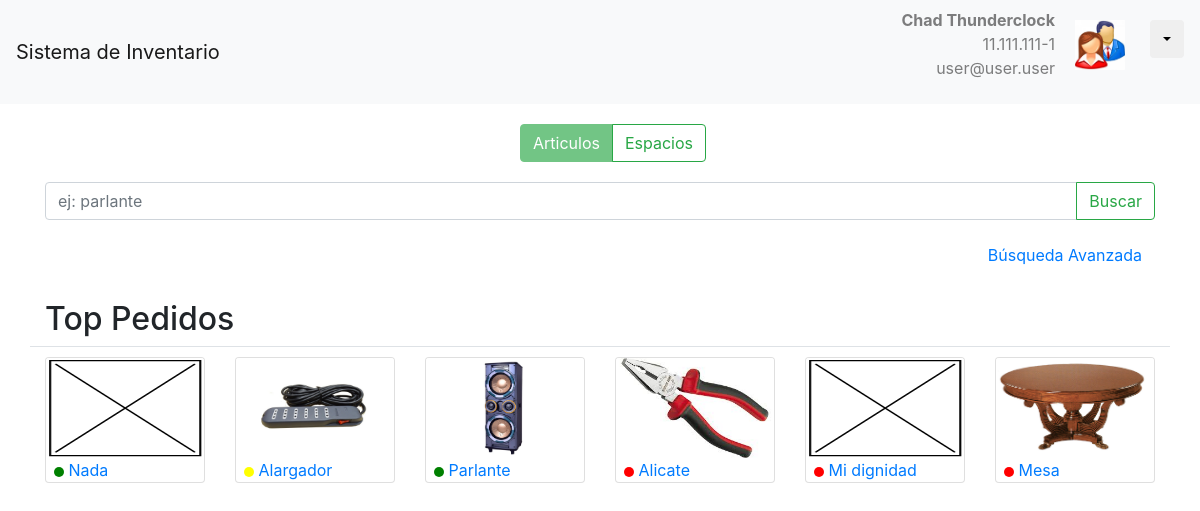
The page /articulos/ (signed in) on the database its author committed.
### userSystem/models.py (models this page shows)
class User(AbstractUser):
    USERNAME_FIELD = 'email'
    email = models.EmailField(unique=True)  # changes email to unique and blank to false
    REQUIRED_FIELDS = []  # removes email from REQUIRED_FIELDS
    is_user = models.BooleanField(default=False)
    is_administrador = models.BooleanField(default=False)
    has_permission = models.BooleanField(default=True)
    rut = models.CharField(max_length=30, unique=True, default="")
    username = models.CharField(max_length=30, unique=False, default="none")

### App/models.py (models this page shows, shortened)
class Prestables(models.Model):
    id = models.BigAutoField(primary_key=True)
    opciones = (
        ("Disponible", "Disponible"),
        ("En prestamo", "En prestamo"),
        ("En reparacion", "En reparacion"),
        ("Perdido", "Perdido"),
    )
    nombre = models.CharField(max_length=20)
    estado = models.CharField(max_length=15, choices=opciones, default="Disponible")
    imagen = models.ImageField(upload_to="img", default='img/none.png')
    descripcion = models.CharField(max_length=200, default="")
    numsolic = models.IntegerField(default=0)

### App/views.py (the view)
# urls.py: path('articulos/', views.busqueda_simple, name='simple'),
def busqueda_simple(request):
    context = {}
    if request.user.is_authenticated:
        if request.user.is_user:
            if request.method == 'POST':
                busqueda = Prestables.objects.all()
                if request.POST.get('nombre', False):
                    busqueda = busqueda.filter(nombre__contains=request.POST['nombre'])
                    context['busqueda'] = busqueda[:12]
            populares = Prestables.objects.all().order_by("-numsolic")[:6]
            context['populares'] = populares
            return render(request, 'articulos/articulos-bsimple.html', context)
        else:
            return render(request, '404.html')
    return render(request, 'home.html')

### templates/articulos/articulos-bsimple.html (shortened to what this page needs)
{% extends "base.html" %}
{% load static %}
{% block content %}
    {% block form-busqueda %}
    <div class="container">
        <form method="post">
            <div class="row justify-content-center" style="margin-bottom:20px;">
                <div class="col-2">
                    <div class="btn-group" role="group" aria-label="Basic example">
                      <button type="button" class="btn btn-success" disabled>Articulos</button>
                      <button type="button" class="btn btn-outline-success" onclick="location.href='/espacios'">Espacios</button>
                    </div>
                </div>
            </div>
            <div class="form-row">
                <div class="form-group col">
                    <div class="input-group">
                        <input type="text" class="form-control" name="nombre" id="nombre" placeholder="ej: parlante">
                        <div class="input-group-append">
                            <button type="submit" class="btn btn-outline-success" name="modo" value="0">Buscar</button>
                        </div>
                    </div>
                </div>
            </div>
            <div class="form-row">
                <div class="form-group col text-right">
                    <a href="avanzada/" id="link-avanzada" class="btn btn-link">Búsqueda Avanzada</a>
                </div>
            </div>
        </form>
    </div>
    {% endblock %}
    {% if populares %}
        <div class="container" style="margin-top:10px;margin-bottom:10px;">
            <div class="row border-bottom">
                <div class="col"><h2>Top Pedidos</h2></div>
            </div>
            <div class="row">
                {% for articulo in populares %}
                    <div class="col-xl-2">
                        <a href="/articulos/{{ articulo.id }}">
                            <div class="card" style="width:160px;margin-top:10px;">
                                <img class="card-img-top" src="{% get_media_prefix %}{{ articulo.imagen }}" style="width:158px;height:100px;">
                                <div class="card-body" style="padding-top:0;padding-bottom:0;padding-left:8px;">
                                    {% if articulo.estado == "Disponible" %}
                                        <svg width="10" height="10">
                                            <circle cx="5" cy="5" r="5" fill="green" style="display:inline-block;"/>
                                        </svg>
                                    {% elif articulo.estado == "En prestamo" %}
                                        <svg width="10" height="10">
                                            <circle cx="5" cy="5" r="5" fill="yellow" style="display:inline-block;"/>
                                        </svg>
                                    {% else %}
                                        <svg width="10" height="10">
                                            <circle cx="5" cy="5" r="5" fill="red" style="display:inline-block;"/>
                                        </svg>
                                    {% endif %}
                                {{ articulo.nombre }}
                                </div>
                            </div>
                        </a>
                    </div>
                {% endfor %}
            </div>
        </div>
    {% endif %}
{% endblock %}

### templates/base.html (shortened to what this page needs)
<!doctype html>
{% load static %}
<html lang="es">
  <head>
    <link rel="stylesheet" href="https://use.fontawesome.com/releases/v5.1.0/css/all.css">
    <link rel="stylesheet" href="https://stackpath.bootstrapcdn.com/bootstrap/4.1.1/css/bootstrap.min.css">
  </head>
  <body>
  <div class="navbar navbar-expand-lg navbar-static-top navbar-light bg-light" style="margin-bottom:20px;padding-top:0;padding-bottom:0;">
      <a class="navbar-brand" href="{% url 'home' %}">
          Sistema de Inventario
      </a>
      <ul class="nav ml-auto">
          {% if user.is_authenticated %}
              <li>
                  <span class="navbar-text">
                      <p align="right">
                          <b>{{ user.first_name }} {{ user.last_name }}</b><br>
                          {{ user.rut }}<br>
                          {{ user.email }}
                      </p>
                  </span>
              </li>
              <li>
                  <img src="{% static 'img/userlogo.png' %}" style="margin:20px;" width="50" height="50">
              </li>
              <li>
                  <div class="dropdown" style="margin-left:5px;margin-top:20px;border-collapse:collapse;">
                      <button class="btn btn-default dropdown-toggle" type="button" data-toggle="dropdown"></button>
                  </div>
              </li>
          {% else %}
              <li><a href="{% url 'login' %}" class="btn btn-light" role="button">Iniciar sesión</a></li>
              <li><a href="{% url 'usuarios_signup' %}" class="btn btn-primary" role="button">Registrarse</a></li>
          {% endif %}
      </ul>
  </div>
    {% block content %}
    {% endblock %}
  </body>
</html>

### rows shown on the page
User: first_name "Chad", last_name "Thunderclock", rut "11.111.111-1", email "user@user.user"
Prestables: imagen (placeholder picture), estado "Disponible" (drawn), nombre "Nada"
Prestables: imagen (picture), estado "En prestamo" (drawn), nombre "Alargador"
Prestables: imagen (picture), estado "Disponible" (drawn), nombre "Parlante"
Prestables: imagen (picture), nombre "Alicate"
Prestables: imagen (placeholder picture), nombre "Mi dignidad"
Prestables: imagen (picture), nombre "Mesa"
